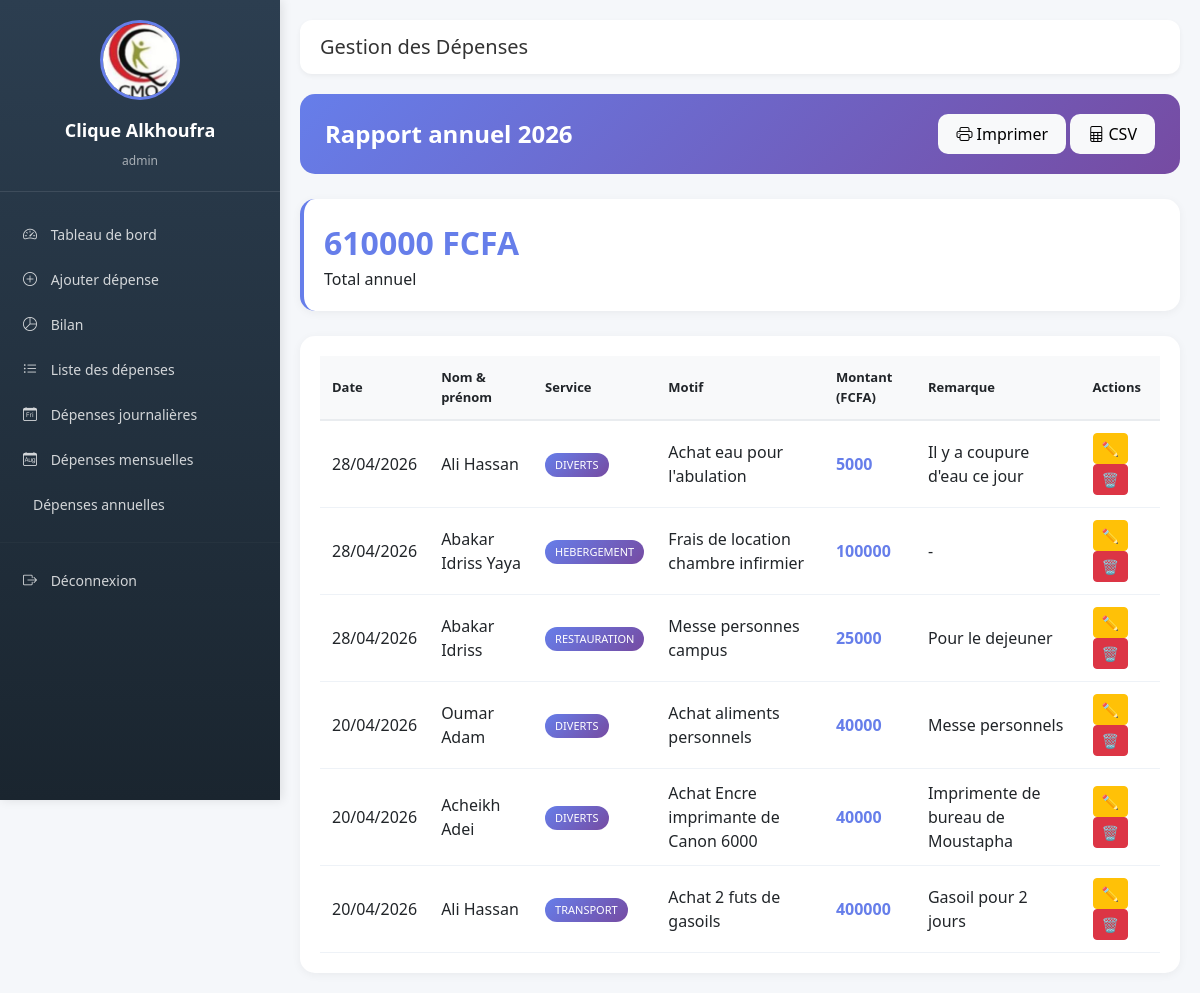
/annuel/ (signed in), run on an earlier commit of the app's database.
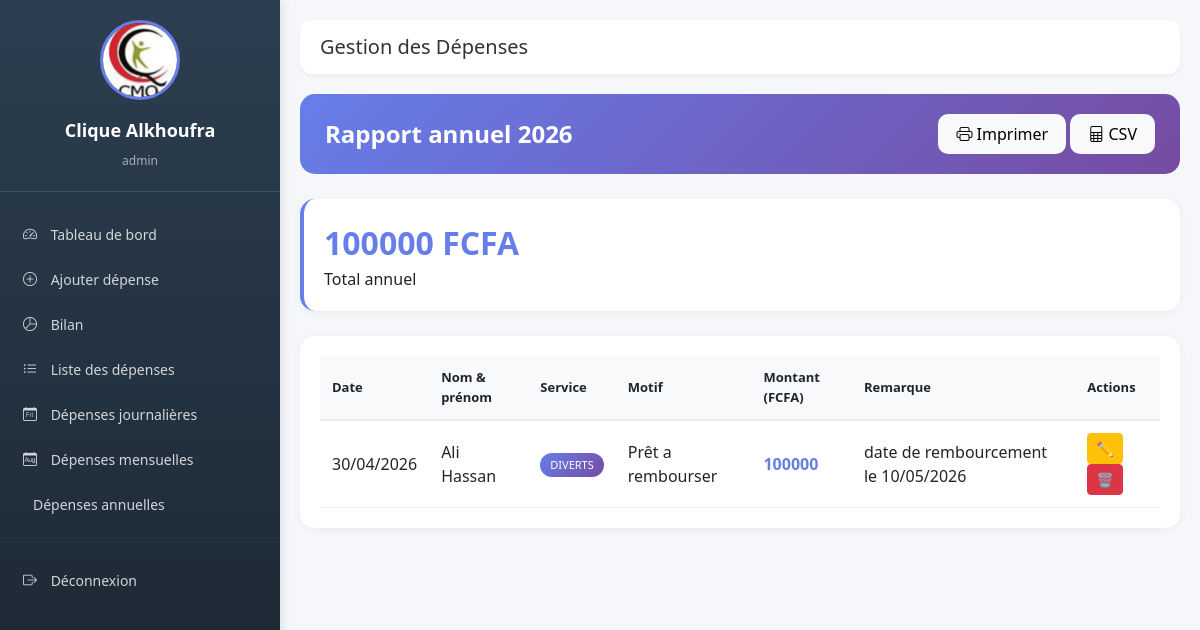
And on a later commit of the database.
### depenses/models.py (models this page shows, shortened)
class Depense(models.Model):
    SERVICES = [
        ('SERVICE_CLINIQUE', 'Service Clinique'),
        ('LABORATOIRE', 'Laboratoire'),
        ('CHIRURGIE_INFIRMERIE', 'Chirurgie et Infirmerie'),
        ('CARBURANT', 'Carburant'),
        ('MAINTENANCE', 'Maintenance'),
        ('LOCATION', 'Location'),
        ('CAMPUS_MEDECIN', 'Campus Médecin'),
        ('TAXES', 'Taxes'),
        ('SALAIRE', 'Salaire'),
        ('RECEPTION', 'Réception'),
        ('HYGIENE', 'Hygiène'),
        ('AUTRES', 'Autres'),
    ]
    date = models.DateField(default=timezone.now)
    nom_prenom = models.CharField(max_length=200, verbose_name="Nom et prénom")
    service = models.CharField(max_length=50, choices=SERVICES, default='AUTRES')
    motif_depense = models.TextField(verbose_name="Motif de la dépense")
    montant = models.DecimalField(max_digits=10, decimal_places=2)
    remarque = models.TextField(blank=True, null=True)
    nom_utilisateur = models.ForeignKey(User, on_delete=models.CASCADE)
    created_at = models.DateTimeField(auto_now_add=True)
    updated_at = models.DateTimeField(auto_now=True)
    justificatif = models.FileField(
        upload_to=upload_justificatif_path,
        verbose_name="Justificatif (facture, reçu)",
        blank=True,
        null=True,
        help_text="Formats acceptés: PDF, JPG, PNG, JPEG (max 5MB)"
    )
    justificatif_nom = models.CharField(max_length=255, blank=True, null=True)
    class Meta:
        ordering = ['-date']
        verbose_name = "Dépense"
        verbose_name_plural = "Dépenses"

### depenses/views.py (the view)
# urls.py: path('annuel/', views.depenses_annuelles, name='depenses_annuelles'),
@login_required
def depenses_annuelles(request):
    today = timezone.now()
    depenses = Depense.objects.filter(
        nom_utilisateur=request.user,
        date__year=today.year
    ).order_by('-date', '-id')
    total = depenses.aggregate(Sum('montant'))['montant__sum'] or 0
    mois_fr = ['Janvier', 'Février', 'Mars', 'Avril', 'Mai', 'Juin',
               'Juillet', 'Août', 'Septembre', 'Octobre', 'Novembre', 'Décembre']
    stats_mois = {}
    for month in range(1, 13):
        total_mois = depenses.filter(date__month=month).aggregate(Sum('montant'))['montant__sum'] or 0
        stats_mois[mois_fr[month-1]] = total_mois
    context = {
        'depenses': depenses,
        'total': total,
        'periode': f"Rapport annuel {today.year}",
        'stats_mois': stats_mois,
        'annee': today.year,
    }
    return render(request, 'depenses/depenses_annuelles.html', context)

### depenses/templates/depenses/depenses_annuelles.html (shortened to what this page needs)
{% extends 'depenses/base.html' %}
{% load static %}
{% block content %}
<div class="page-container">
    <div class="page-header no-print">
        <h2> {{ periode }}</h2>
        <div class="btn-actions">
            <button onclick="window.print();" class="btn btn-light btn-custom">
                <i class="bi bi-printer"></i> Imprimer
            </button>
            <button onclick="exporterCSV()" class="btn btn-light btn-custom">
                <i class="bi bi-file-spreadsheet"></i> CSV
            </button>
        </div>
    </div>
    <div class="stats-card no-print">
        <div class="total">{{ total|floatformat:0 }} FCFA</div>
        <div class="count">Total annuel</div>
    </div>
    <div class="table-container">
        <table class="custom-table" id="annuelTable">
            <thead>
                <tr>
                    <th>Date</th>
                    <th>Nom & prénom</th>
                    <th>Service</th>
                    <th>Motif</th>
                    <th>Montant (FCFA)</th>
                    <th>Remarque</th>
                    <th class="no-print print-hide">Actions</th>
                </tr>
            </thead>
            <tbody>
                {% for depense in depenses %}
                <tr>
                    <td>{{ depense.date|date:"d/m/Y" }}</td>
                    <td>{{ depense.nom_prenom }}</td>
                    <td><span class="badge-service">{{ depense.get_service_display }}</span></td>
                    <td>{{ depense.motif_depense|truncatechars:60 }}</td>
                    <td class="amount">{{ depense.montant|floatformat:0 }}</td>
                    <td>{{ depense.remarque|default:"-"|truncatechars:40 }}</td>
                    <td class="no-print print-hide">
                        <a href="{% url 'modifier_depense' depense.pk %}" class="btn btn-sm btn-warning">✏️</a>
                        <a href="{% url 'supprimer_depense' depense.pk %}" class="btn btn-sm btn-danger">🗑️</a>
                    </td>
                </tr>
                {% empty %}
                <tr>
                    <td colspan="7" class="text-center">Aucune dépense enregistrée</td>
                </tr>
                {% endfor %}
            </tbody>
        </table>
    </div>
</div>
{% endblock %}

What changed in the data, as far as the page shows it:
removed Depense: date "28/04/2026", nom_prenom "Ali Hassan", service "DIVERTS", motif_depense "Achat eau pour l'abulation", montant "5000", remarque "Il y a coupure d'eau ce jour"
removed Depense: date "28/04/2026", nom_prenom "Abakar Idriss Yaya", service "HEBERGEMENT", motif_depense "Frais de location chambre infirmier", montant "100000", remarque "-"
removed Depense: date "28/04/2026", nom_prenom "Abakar Idriss", service "RESTAURATION", motif_depense "Messe personnes campus", montant "25000", remarque "Pour le dejeuner"
removed Depense: date "20/04/2026", nom_prenom "Oumar Adam", service "DIVERTS", motif_depense "Achat aliments personnels", montant "40000", remarque "Messe personnels"
removed Depense: date "20/04/2026", nom_prenom "Acheikh Adei", service "DIVERTS", motif_depense "Achat Encre imprimante de Canon 6000", montant "40000", remarque "Imprimente de bureau de Moustapha"
changed Depense "Ali Hassan": date "20/04/2026" → "30/04/2026"; service "TRANSPORT" → "DIVERTS"; motif_depense "Achat 2 futs de gasoils" → "Prêt a rembourser"; montant "400000" → "100000"; remarque "Gasoil pour 2 jours" → "date de rembourcement le 10/05/2026"
Also different on the page:
{{ total|floatformat:0 }}: "610000" → "100000"
